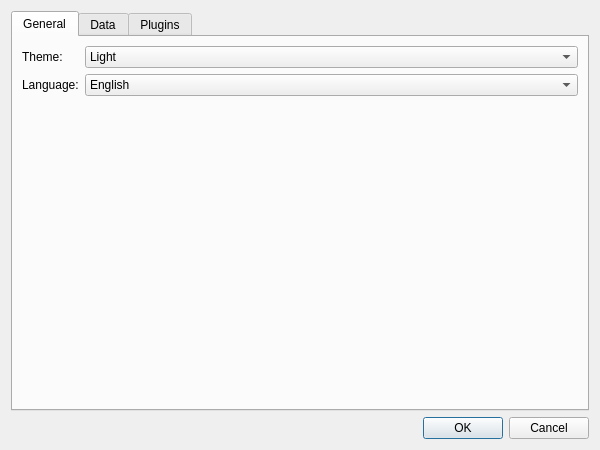
<?xml version="1.0" encoding="UTF-8"?>
<ui version="4.0">
 <class>SettingsDialog</class>
 <widget class="QDialog" name="SettingsDialog">
  <property name="geometry">
   <rect>
    <x>0</x>
    <y>0</y>
    <width>600</width>
    <height>450</height>
   </rect>
  </property>
  <property name="windowTitle">
   <string>Settings</string>
  </property>
  <layout class="QVBoxLayout" name="verticalLayout">
   <item>
    <widget class="QTabWidget" name="tabWidget">
     <property name="currentIndex">
      <number>0</number>
     </property>
     <widget class="QWidget" name="generalTab">
      <attribute name="title">
       <string>General</string>
      </attribute>
      <layout class="QFormLayout" name="formLayout">
       <item row="0" column="0">
        <widget class="QLabel" name="themeLabel">
         <property name="text">
          <string>Theme:</string>
         </property>
        </widget>
       </item>
       <item row="0" column="1">
        <widget class="QComboBox" name="themeComboBox">
         <item>
          <property name="text">
           <string>Light</string>
          </property>
         </item>
         <item>
          <property name="text">
           <string>Dark</string>
          </property>
         </item>
        </widget>
       </item>
       <item row="1" column="0">
        <widget class="QLabel" name="languageLabel">
         <property name="text">
          <string>Language:</string>
         </property>
        </widget>
       </item>
       <item row="1" column="1">
        <widget class="QComboBox" name="languageComboBox">
         <item>
          <property name="text">
           <string>English</string>
          </property>
         </item>
        </widget>
       </item>
      </layout>
     </widget>
     <widget class="QWidget" name="dataTab">
      <attribute name="title">
       <string>Data</string>
      </attribute>
      <layout class="QFormLayout" name="formLayout_2">
       <item row="0" column="0">
        <widget class="QLabel" name="dataFolderLabel">
         <property name="text">
          <string>Data Folder:</string>
         </property>
        </widget>
       </item>
       <item row="0" column="1">
        <widget class="QLineEdit" name="dataFolderLineEdit"/>
       </item>
       <item row="1" column="1">
        <widget class="QPushButton" name="browseFolderButton">
         <property name="text">
          <string>Browse...</string>
         </property>
        </widget>
       </item>
      </layout>
     </widget>
     <widget class="QWidget" name="pluginsTab">
      <attribute name="title">
       <string>Plugins</string>
      </attribute>
      <layout class="QVBoxLayout" name="verticalLayout_2">
       <item>
        <widget class="QPushButton" name="configurePluginsButton">
         <property name="text">
          <string>Configure Plugins</string>
         </property>
        </widget>
       </item>
       <item>
        <widget class="QListWidget" name="pluginListWidget"/>
       </item>
      </layout>
     </widget>
    </widget>
   </item>
   <item>
    <widget class="QDialogButtonBox" name="buttonBox">
     <property name="orientation">
      <enum>Qt::Horizontal</enum>
     </property>
     <property name="standardButtons">
      <set>QDialogButtonBox::Cancel|QDialogButtonBox::Ok</set>
     </property>
    </widget>
   </item>
  </layout>
 </widget>
 <resources/>
 <connections>
  <connection>
   <sender>buttonBox</sender>
   <signal>accepted()</signal>
   <receiver>SettingsDialog</receiver>
   <slot>accept()</slot>
   <hints>
    <hint type="sourcelabel">
     <x>248</x>
     <y>254</y>
    </hint>
    <hint type="destinationlabel">
     <x>157</x>
     <y>274</y>
    </hint>
   </hints>
  </connection>
  <connection>
   <sender>buttonBox</sender>
   <signal>rejected()</signal>
   <receiver>SettingsDialog</receiver>
   <slot>reject()</slot>
   <hints>
    <hint type="sourcelabel">
     <x>316</x>
     <y>260</y>
    </hint>
    <hint type="destinationlabel">
     <x>286</x>
     <y>274</y>
    </hint>
   </hints>
  </connection>
 </connections>
</ui>
